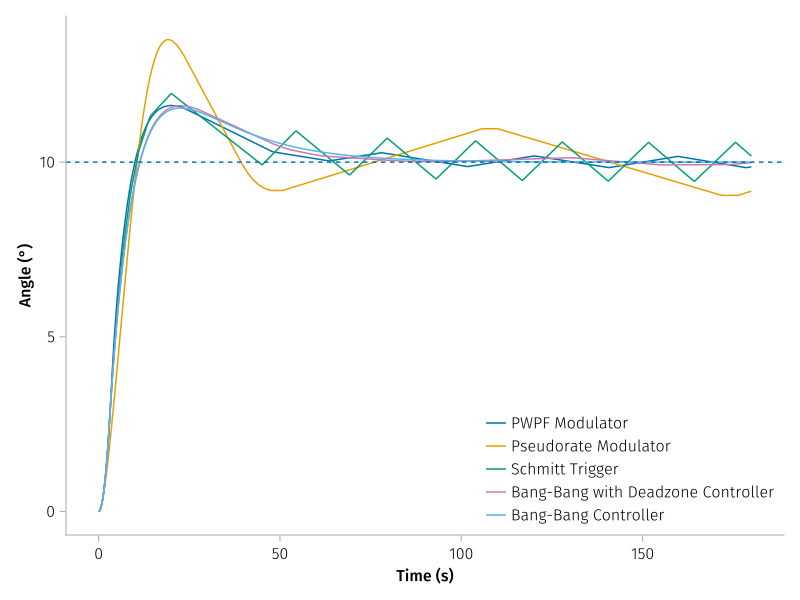

This figure's Julia source:
# This file was generated, do not modify it. # hide
fig7 = Figure()
ax71 = Axis(fig7[1,1], xlabel="Time (s)", ylabel="Angle (°)")

lines!(ax71, times, rad2deg.(interp_pwpf[plant.ϕ]), label="PWPF Modulator")
lines!(ax71, times, rad2deg.(interp_prm[plant.ϕ]), label="Pseudorate Modulator")
lines!(ax71, times, rad2deg.(interp_st[plant.ϕ]), label="Schmitt Trigger")
lines!(ax71, times, rad2deg.(interp_bbdz[plant.ϕ]), label="Bang-Bang with Deadzone Controller")
lines!(ax71, times, rad2deg.(interp[plant.ϕ]), label="Bang-Bang Controller")

hlines!(ax71, [rad2deg(setpoint)], linestyle=:dash)

axislegend(ax71, position=:rb)

fig7
save("assets/posts/sac-thrusters/code/comp-viz.svg", fig7) #hide